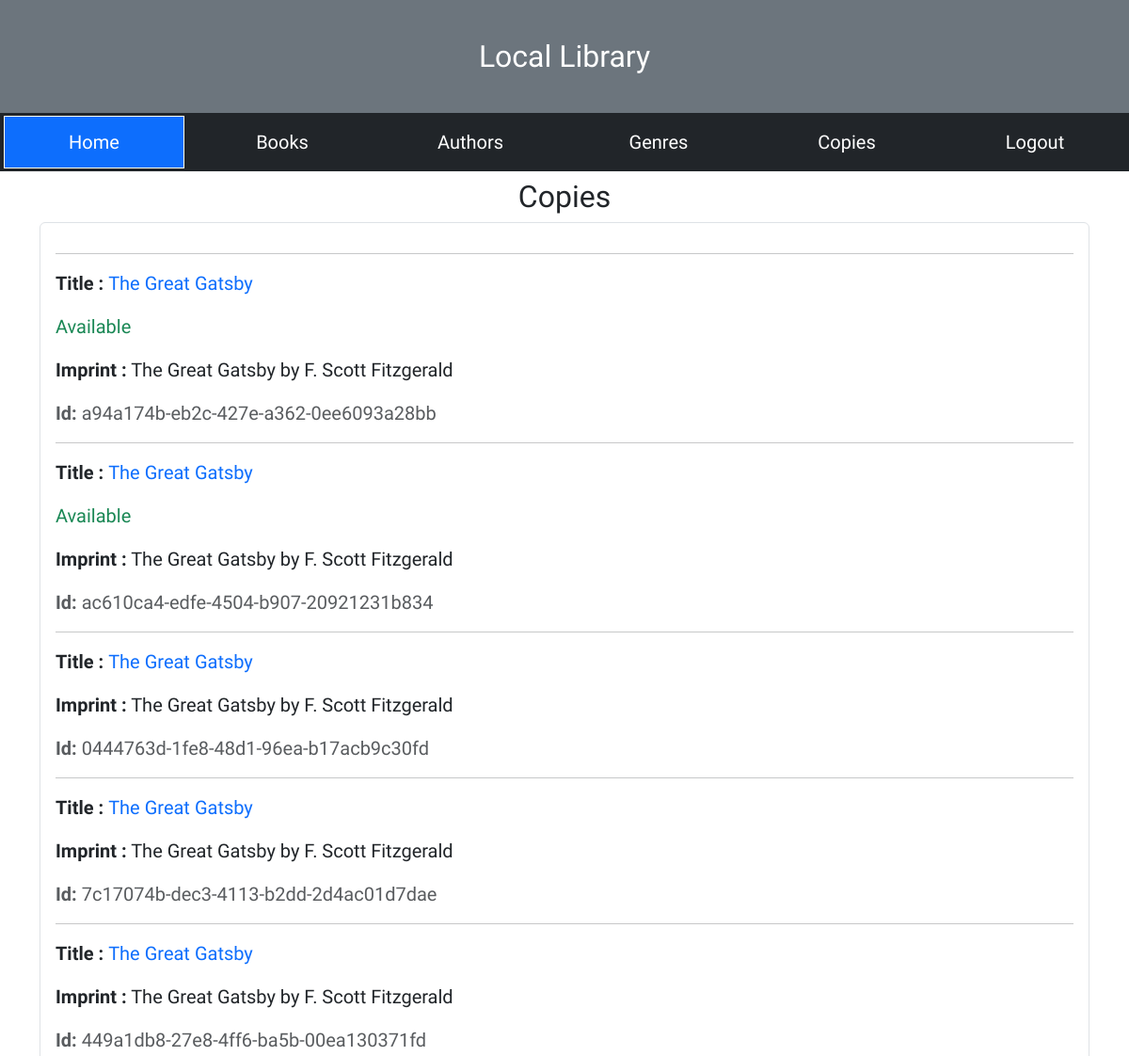
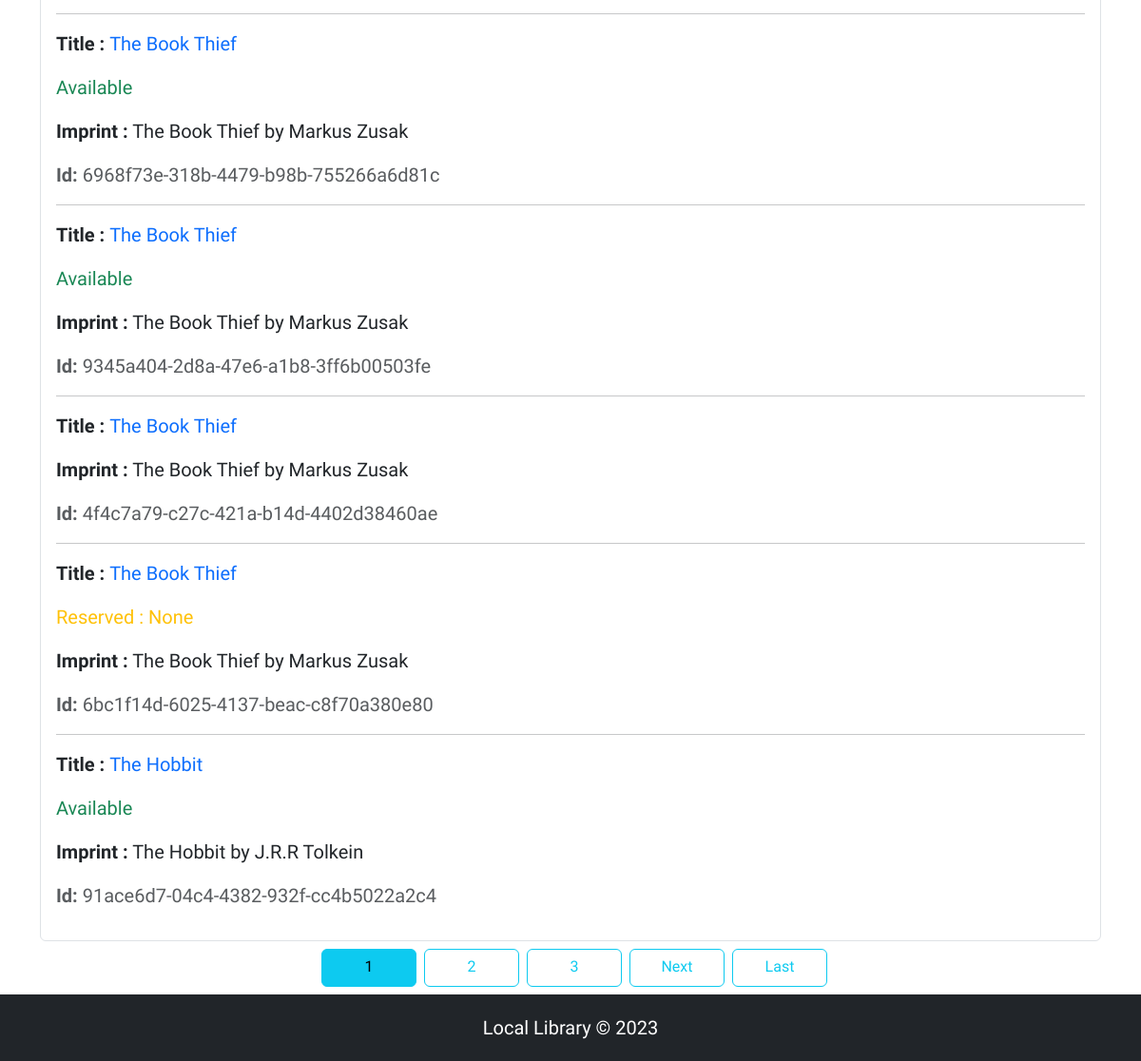
Before: /catalog/copies/ (signed in) with the older database file (2 pictures, top to bottom).
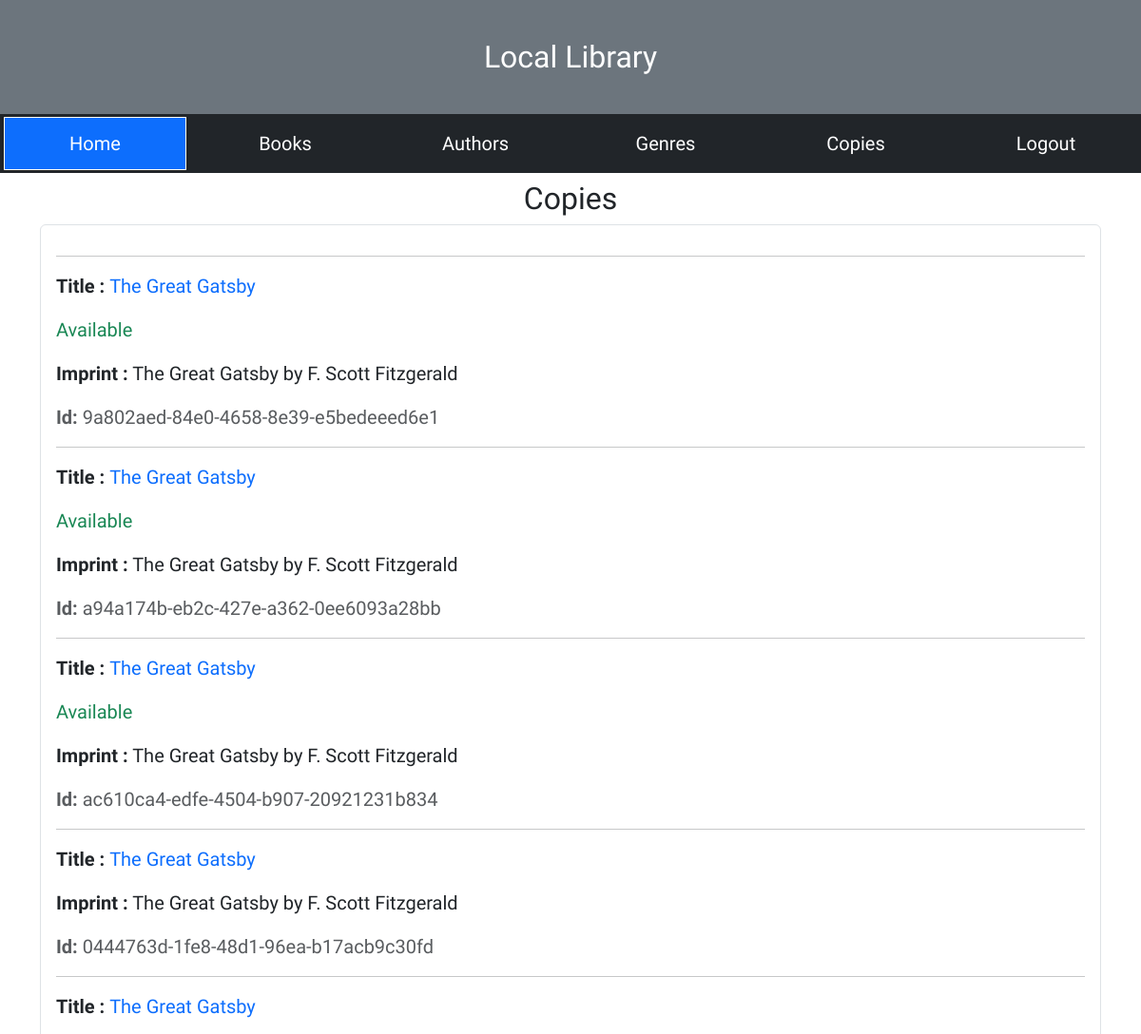
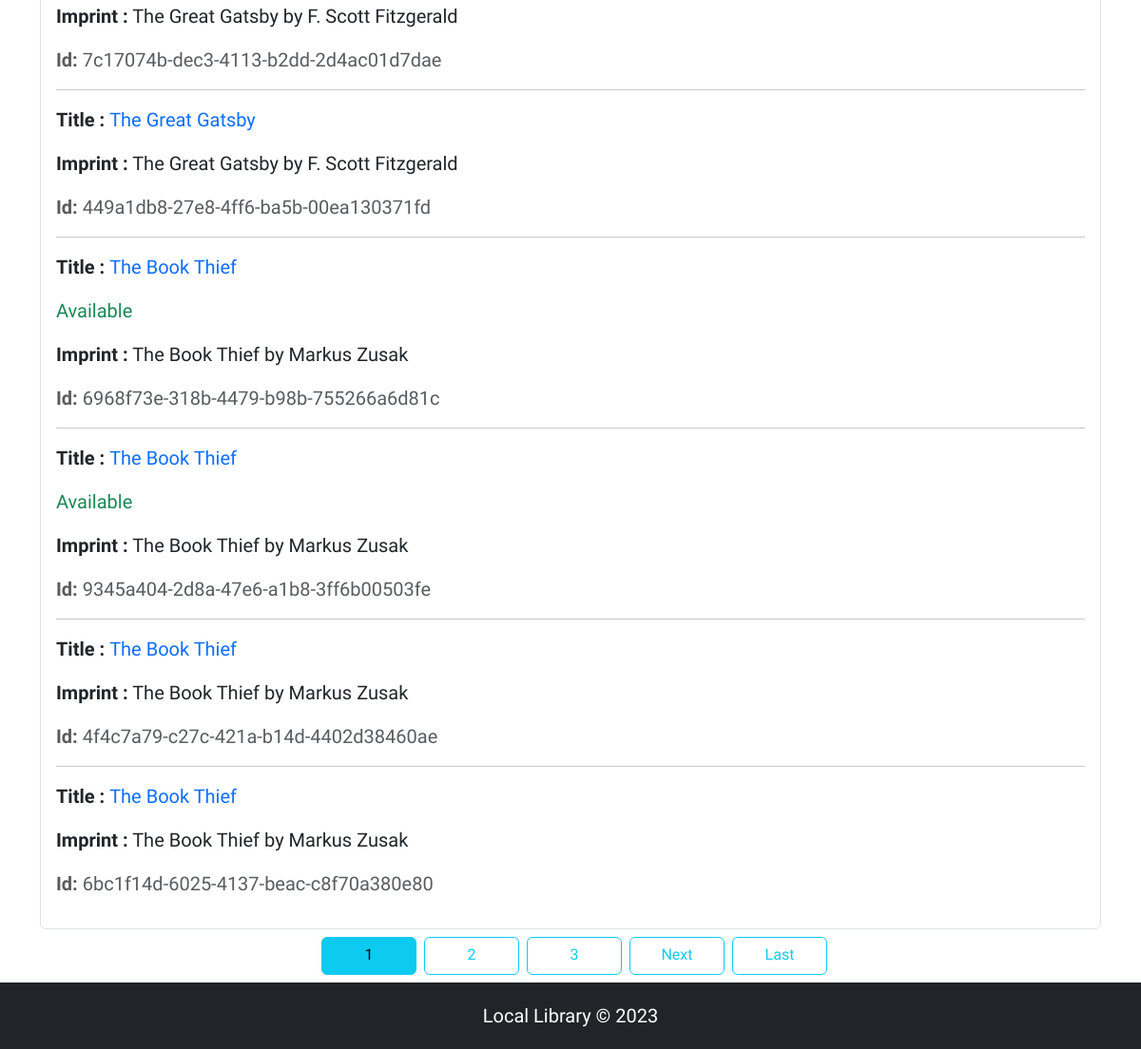
After: the same page with the newer database file (2 pictures, top to bottom).
### catalog/models.py (models this page shows, shortened)
class BookInstance(models.Model):
	id = models.UUIDField(primary_key=True, default=uuid.uuid4, help_text='Unique ID for this particular book across whole library')
	book = models.ForeignKey(Book, on_delete=models.RESTRICT, null=True)
	imprint = models.CharField(max_length=200)
	due_back = models.DateField(null=True, blank=True)
	borrower = models.ForeignKey(User,on_delete=models.SET_NULL,blank=True,null=True)
	updated = models.DateTimeField(blank=True,null=True,auto_now=True)
	LOAN_STATUS = (
		('m', 'Maintenance'),
		('o', 'On loan'),
		('a', 'Available'),
		('r', 'Reserved'),
	)
	status = models.CharField(
		max_length=1,
		choices=LOAN_STATUS,
		blank=True,
		default='m',
		help_text='Book availability',
	)
	class Meta:
		ordering = ['due_back']
		permissions = (("can_mark_returned", "Set book as returned"),) # creating a permission for a model

class Book(models.Model):
	title = models.CharField(max_length=200)
	author = models.ForeignKey('Author', on_delete=models.SET_NULL, null=True)
	summary = models.TextField(max_length=1000, help_text='Enter a brief description of the book')
	isbn = models.CharField('ISBN', max_length=13, unique=True,
                             help_text='13 Character <a href="https://www.isbn-international.org/content/what-isbn">ISBN number</a>')
	genre = models.ManyToManyField(Genre, help_text='Select a genre for this book')
	cover = models.ImageField(blank=True, null=True, upload_to='book covers')
	date = models.DateTimeField(blank=True,null=True,auto_now_add=True)
	def display_genre(self):
		"""Create a string for the Genre. This is required to display genre in Admin."""
		return ', '.join(genre.name for genre in self.genre.all()[:3])
	display_genre.short_description = 'Genre'
	def __str__(self):
		return self.title
	def get_absolute_url(self):
		return reverse('book-detail', args=[str(self.id)])
	class Meta:
		ordering = ['id']

### catalog/views.py (the view)
# urls.py: path('copies/', views.CopyListView.as_view(), name='copies'),
class CopyListView(LoginRequiredMixin, ListView):
	model = BookInstance
	template_name = 'copy_list.html'
	paginate_by = 10

### catalog/templates/copy_list.html (shortened to what this page needs)
{% extends "base.html" %}
{% block content %}
<div class="container">
  <h2 class="text-center mt-2">Copies</h2>
  <div class="border rounded p-3">
    {% for copy in bookinstance_list %}
    <hr>
    <div class="">
      <p><strong>Title : </strong><a href="{{ copy.book.get_absolute_url }}">{{ copy.book }}</a></p>
      <p class="{% if copy.status == 'a' %}text-success{% elif copy.status == 'm' %}text-danger{% else %}text-warning{% endif %}">
        {% if copy.status == 'a' %}
        {{ copy.get_status_display }}
        {% elif copy.status == 'o' or copy.status == 'r'  %}
        {{ copy.get_status_display }} : <span>{{ copy.borrower }}</span></p>
        {% endif %}
        <p><strong>Imprint :</strong> {{ copy.imprint }}</p>
        <p class="text-muted"><strong>Id:</strong> {{ copy.id }}</p>
    </div>
    {% endfor %}
  </div>
</div>
{% endblock content %}

### catalog/templates/base.html (shortened to what this page needs)
<!DOCTYPE html>
{% load static %}
<html lang="en">
  <head>
    <link rel="stylesheet" href="{% static 'bootstrap-5.3.2/css/bootstrap.css' %}">
    <link rel="stylesheet" href="{% static 'global.css' %}" />
  </head>
  <body>
    <header class="bg-secondary">
      Local Library
    </header>
    <main>
      {% if user.is_authenticated %}
      <div class="nav-content bg-dark">
        <a class="bg-primary" style="outline:1px solid white;" href="{% url 'index' %}">Home</a>
        <a id="books" href="{% url 'books' %}">Books</a>
        <a href="{% url 'authors' %}">Authors</a>
        <a href="{% url 'genres' %}">Genres</a>
        <a href="{% url 'copies' %}">Copies</a>
        <a href="{% url 'logout' %}">Logout</a>
      </div>
      {% else %}
      <div class="text-white text-center bg-dark" style="padding:10px;margin-top:2px;">You are not currently logged into an account. To continue, please sign in or register to create an account.</div>
      {% endif %}
        {% block content %}
        {% endblock %}
      {% block pagination %}
      {% if is_paginated %}
      <div class="paginate p-2" style="display: flex;justify-content: center;">
		  {% for num in page_obj.paginator.page_range %}
		  	{% if page_obj.number == num %}
		  	<a class="btn btn-info ms-2" href="{{ request.path }}?page={{ num }}">{{ num }}</a>
		  	{% elif num > page_obj.number|add:'-3' and num < page_obj.number|add:'3'  %}
			<a class="btn btn-outline-info ms-2" href="{{ request.path }}?page={{ num }}">{{ num }}</a>
		  	{% endif %}
		  {% endfor %}
		  {% if page_obj.has_next %}
		  <a class="btn btn-outline-info ms-2" href="{{ request.path }}?page={{ page_obj.next_page_number }}">Next</a>
		  <a class="btn btn-outline-info ms-2" href="{{ request.path }}?page={{ page_obj.paginator.num_pages }}">Last</a>
          {% endif %}
      </div>
      {% endif %}
      {% endblock pagination %}
    </main>
    <footer class="bg-dark">Local Library &copy; 2023</footer>
  </body>
</html>

### mystaticfiles/global.css (style rules this page uses)
html { padding: 0; }
body { font-family: 'Rajdhani', sans-serif; font-size: 20px; }
header { color: white; padding: 3%; font-size: 32px; font-weight: 500; text-align: center; }
.nav-content { display: flex; width: 100%; height: 62px; align-items: center; }
.nav-content > a { flex-basis: 150px; flex-grow: 1; padding: 12px; margin: 5px; text-align: center; text-decoration: none; color: white; }
.paginate > a { width: 100px; height: 40px; }
a:link { text-decoration: none; }
footer { padding: 20px; color: white; text-align: center; margin: 0; }

Changed rows visible on the page:
no longer on this page (row edited): BookInstance: book "The Hobbit", status "Available", imprint "The Hobbit by J.R.R Tolkein", id "91ace6d7-04c4-4382-932f-cc4b5022a2c4"
now on this page (row edited): BookInstance: book "The Great Gatsby", status "Available", imprint "The Great Gatsby by F. Scott Fitzgerald", id "9a802aed-84e0-4658-8e39-e5bedeeed6e1"
changed BookInstance "6bc1f14d-6025-4137-beac-c8f70a380e80": status "Reserved" → (not shown); borrower "None" → (not shown)
